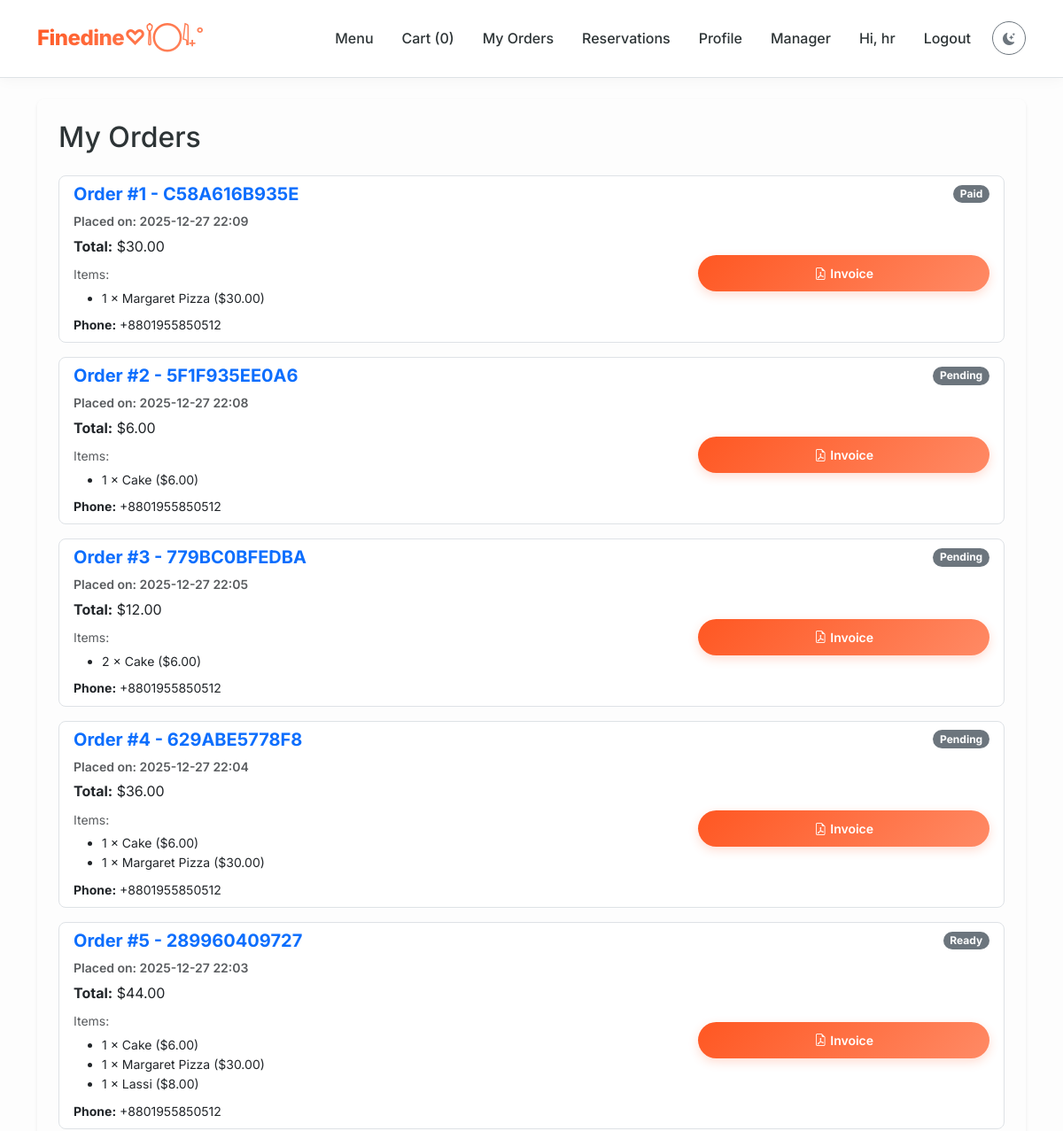
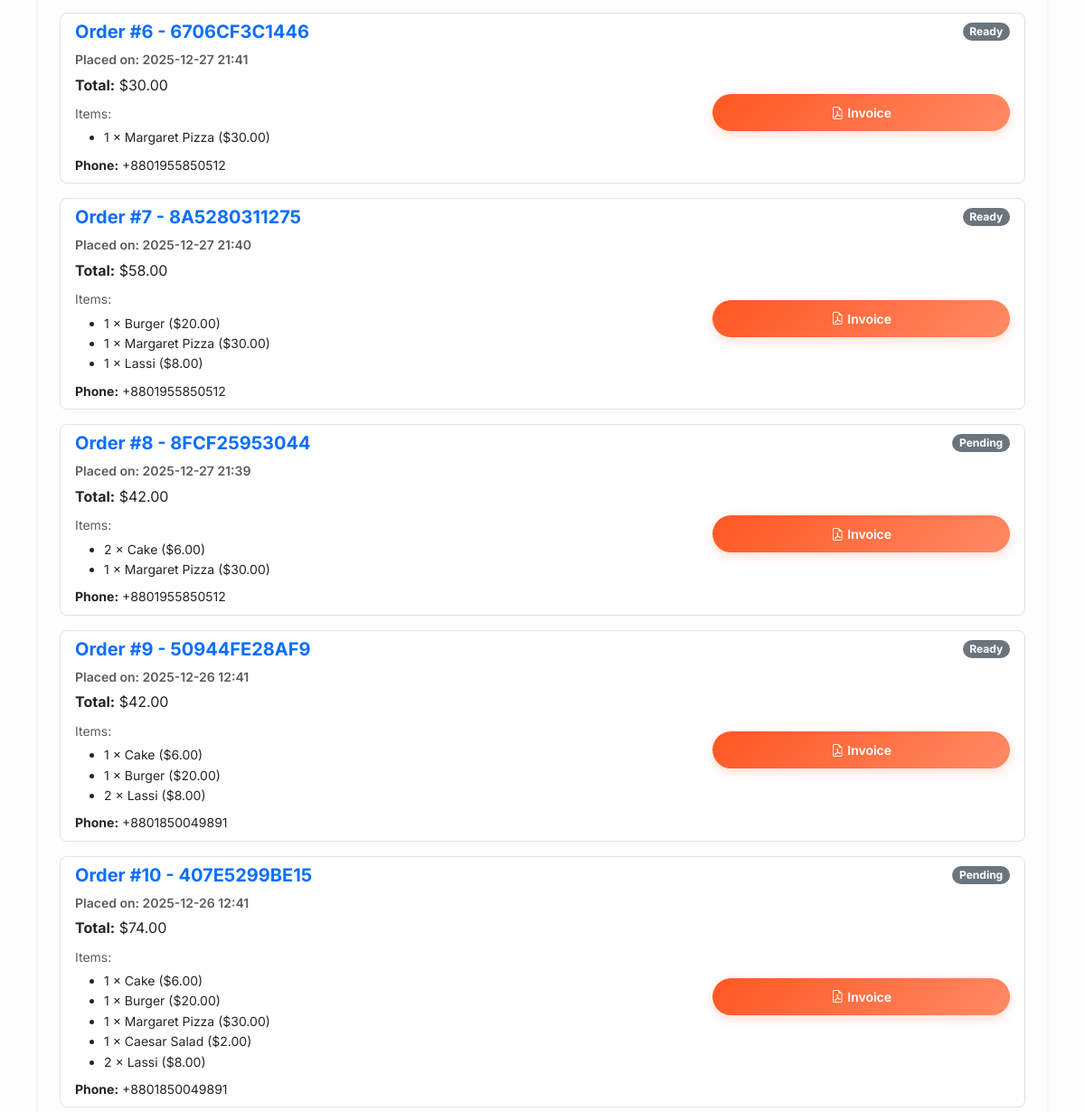
/user/my-orders (signed in, upper part), run on an earlier commit of the app's database (2 pictures, top to bottom).
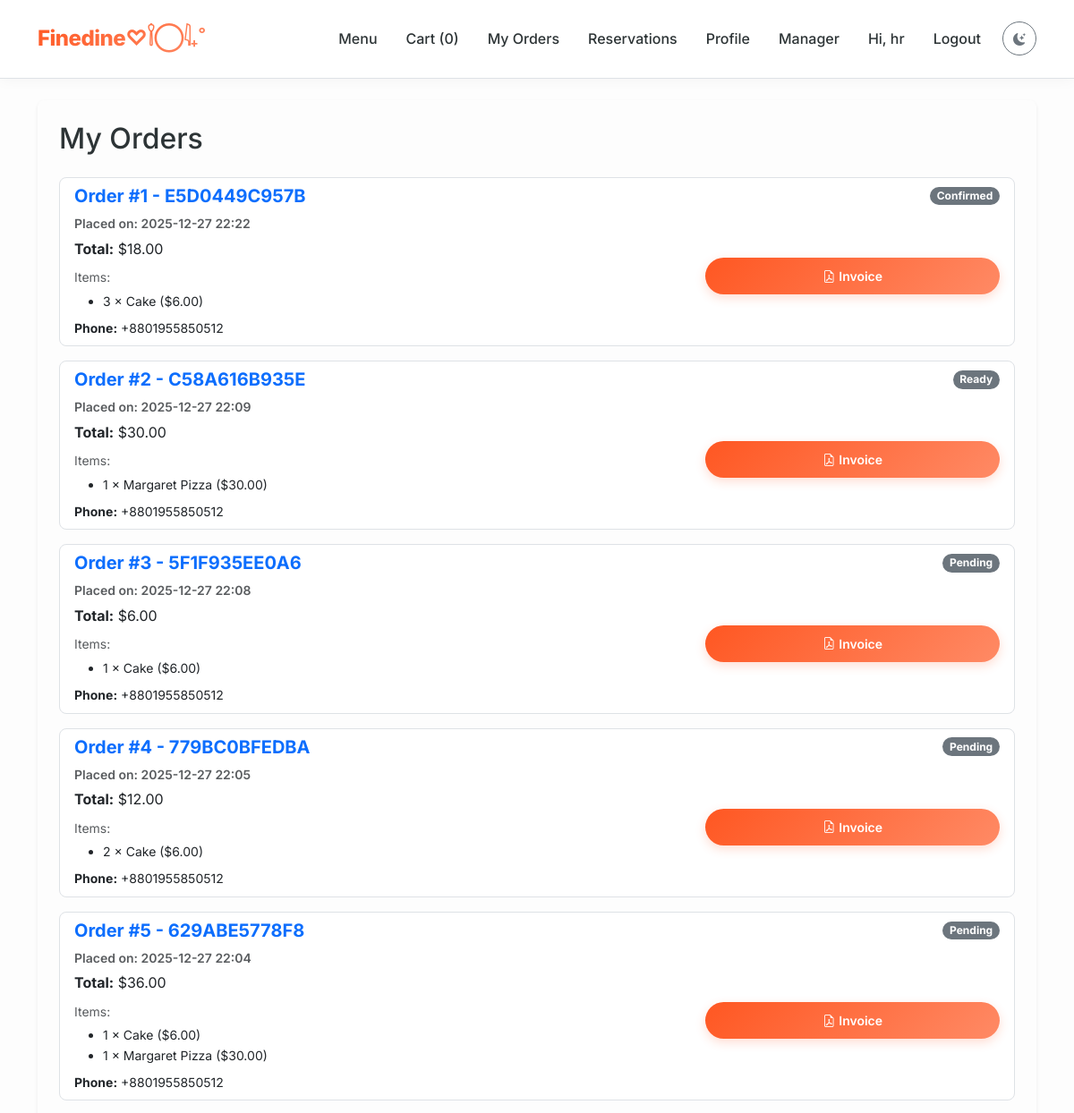
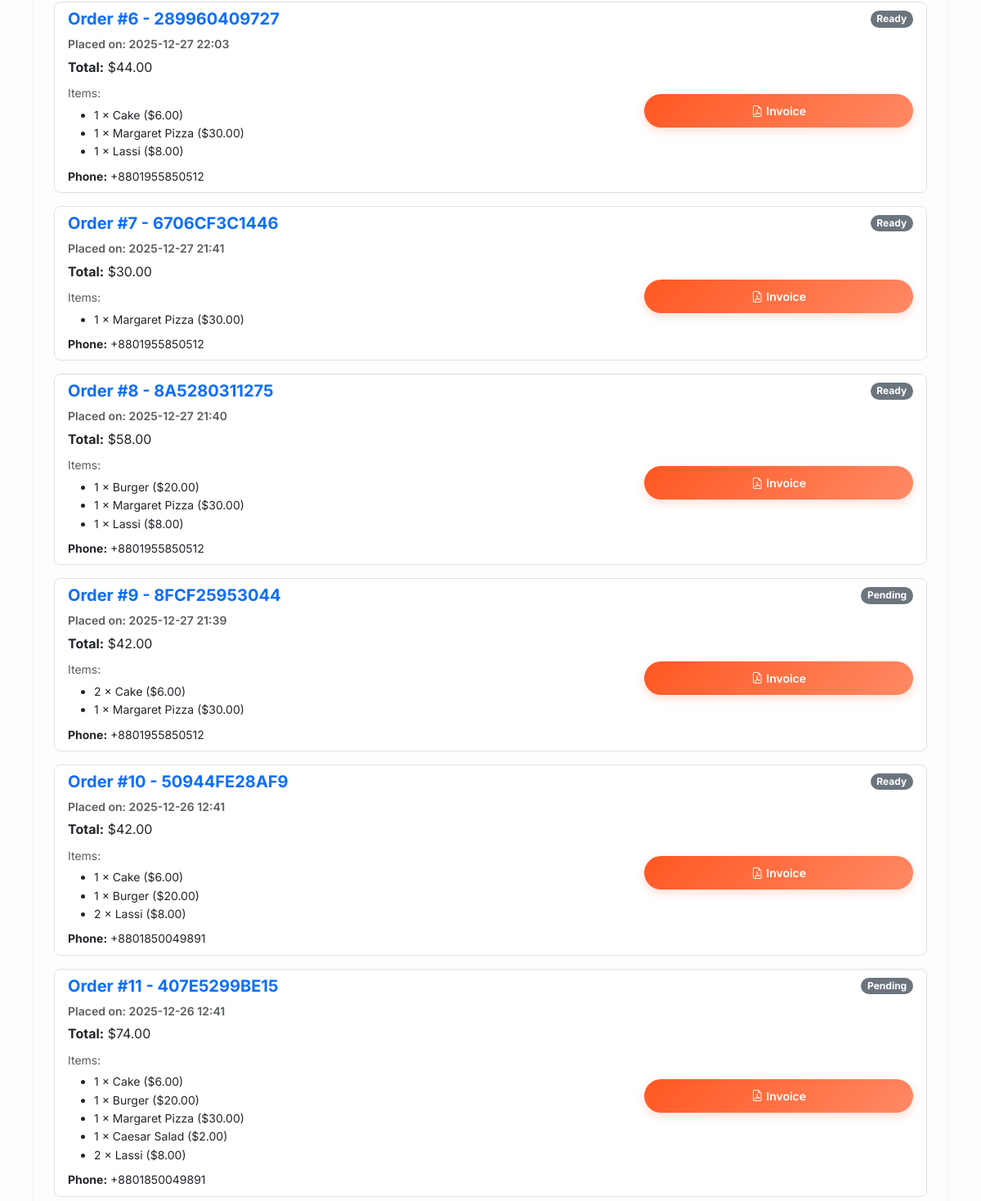
And on a later commit of the database (2 pictures, top to bottom).
### models/models.py (models this page shows, shortened)
class User(db.Model):
    id = db.Column(db.Integer, primary_key=True)
    username = db.Column(db.String(120), unique=True, nullable=False)
    member_id = db.Column(db.String(20), unique=True)  # Custom ID
    email = db.Column(db.String(200), unique=True)
    password = db.Column(db.String(255), nullable=False)
    full_name = db.Column(db.String(200))
    phone = db.Column(db.String(50))
    address_district = db.Column(db.String(100))
    address_city = db.Column(db.String(100))
    address_street = db.Column(db.String(200))
    profile_image = db.Column(db.String(200))  # image filename
    reset_token = db.Column(db.String(100), nullable=True)
    reset_token_expiry = db.Column(db.DateTime, nullable=True)
    role = db.Column(db.Enum('admin', 'manager', 'cashier', 'waiter', 'chef', 'customer', name='user_roles'), default='customer')
    email_verified = db.Column(db.Boolean, default=False)
    email_verification_code = db.Column(db.String(10), nullable=True)
    created_at = db.Column(db.DateTime, default=get_dhaka_time)
    orders = db.relationship('Order', backref='user', lazy=True)
    reservations = db.relationship('Reservation', backref='user', lazy=True)
    ratings = db.relationship('Rating', backref='user', lazy=True)
    staff_shifts = db.relationship('StaffShift', backref='user', lazy=True)
    staff_shifts = db.relationship('StaffShift', backref='user', lazy=True)

class Order(db.Model):
    __tablename__ = 'orders'
    id = db.Column(db.Integer, primary_key=True)
    unique_order_number = db.Column(db.String(12), unique=True, nullable=False, default=lambda: str(uuid.uuid4().hex[:12]).upper())
    user_id = db.Column(db.Integer, db.ForeignKey('user.id'), nullable=False)
    items = db.Column(db.Text, nullable=False)  # JSON string of items
    total = db.Column(db.Float, nullable=False)
    status = db.Column(db.String(50), default='Placed')
    payment_status = db.Column(db.String(20), default='pending')
    payment_method = db.Column(db.String(20), nullable=True)
    discount = db.Column(db.Float, default=0.0)
    order_type = db.Column(db.Enum('dine_in', 'takeaway', name='order_type'), default='dine_in')
    phone = db.Column(db.String(50), nullable=False)
    address_district = db.Column(db.String(100), nullable=False)
    address_city = db.Column(db.String(100), nullable=False)
    address_street = db.Column(db.String(255), nullable=False)
    created_at = db.Column(db.DateTime, default=get_dhaka_time)
    items_parsed = db.Column(db.PickleType)

class MenuItem(db.Model):
    id = db.Column(db.Integer, primary_key=True)
    name = db.Column(db.String(150), nullable=False)
    price = db.Column(db.Float, nullable=False, default=0.0)
    category = db.Column(db.String(100), nullable=True)
    ingredients = db.Column(db.String(400), nullable=True)
    availability = db.Column(db.Boolean, default=True)
    image = db.Column(db.String(300), nullable=True)
    stock_quantity = db.Column(db.Integer, default=0)
    low_stock_threshold = db.Column(db.Integer, default=5)
    ratings = db.relationship('Rating', backref='menu_item', lazy=True, cascade="all, delete-orphan")

### routes/user.py (the view)
@user_bp.route('/my-orders')
def orders():
    if 'user_id' not in session:
        return redirect(url_for('auth.login'))
    user = User.query.get(session['user_id'])
    my_orders = Order.query.filter_by(user_id=user.id).order_by(Order.created_at.desc()).all()
    for o in my_orders:
        try:
             o.items_parsed = json.loads(o.items)
        except:
             o.items_parsed = []
    return render_template('orders.html', orders=my_orders)

### app.py (called while the page is built)
@app.before_request
def refresh_user_session():
    if 'user_id' in session:
        user = User.query.get(session['user_id'])
        if user:
            session['role'] = user.role
            session['is_admin'] = (user.role == 'admin')
            session['username'] = user.username
        else:
            session.clear()

@app.context_processor
def inject_global_data():
    cart = session.get('cart', {})
    count = sum(cart.values()) if isinstance(cart, dict) else 0
    @cache.cached(timeout=300, key_prefix='best_rated_item_context')
    def get_best_rated_item():
        all_items = MenuItem.query.options(db.joinedload(MenuItem.ratings)).all()
        best_item = None
        max_avg = 0
        for it in all_items:
            ratings = it.ratings
            if not ratings:
                avg = 0
            else:
                avg = round(sum(r.score for r in ratings) / len(ratings), 1)
            if avg > max_avg:
                max_avg = avg
                best_item = it
        return best_item
    return dict(cart_count=count, best_rated_item=get_best_rated_item())

### templates/orders.html (shortened to what this page needs)
{% extends 'base.html' %}
{% block content %}
<div class="light-mode-card p-4 rounded-3 shadow-sm mb-5 animate-on-scroll">
  <h2 class="mb-4">My Orders</h2>
  <div class="list-group">
    {% for o in orders %}
    <div class="list-group-item list-group-item-action mb-3 rounded-3 border">
      <div class="d-flex w-100 justify-content-between align-items-center mb-2">
        <h5 class="mb-0 fw-bold text-primary">
          Order #{{ loop.index }} - {{ o.unique_order_number }}
        </h5>
        <span class="badge bg-secondary rounded-pill">{{ o.status }}</span>
      </div>
      <div class="row">
        <div class="col-md-8">
          <p class="mb-1 fw-semibold text-muted small">
            Placed on: {{ o.created_at.strftime('%Y-%m-%d %H:%M') }}
          </p>
          <p class="mb-2"><strong>Total:</strong> ${{ '%.2f'|format(o.total) }}</p>
          <small class="text-muted d-block mb-1">Items:</small>
          <ul class="small mb-2">
            {% for it in o.items_parsed %}
            <li>{{ it['qty'] }} × {{ it['name'] }} (${{ '%.2f'|format(it['price']) }})</li>
            {% endfor %}
          </ul>
          <p class="small mb-0"><strong>Phone:</strong> {{ o.phone }}</p>
        </div>
        <div class="col-md-4 text-md-end mt-3 mt-md-0 d-flex flex-column justify-content-center">
          <a href="{{ url_for('orders.download_invoice', order_id=o.id) }}" target="_blank"
            class="btn btn-sm btn-primary">
            <i class="bi bi-file-earmark-pdf me-1"></i>Invoice
          </a>
        </div>
      </div>
    </div>
    {% else %}
    <div class="alert alert-light border-0 py-4 text-center">
      <i class="bi bi-bag-x display-4 d-block mb-3 text-muted"></i>
      You have no orders yet.
    </div>
    {% endfor %}
  </div>
</div>
{% endblock %}

### templates/base.html (shortened to what this page needs)
<!doctype html>
<html lang="en">
<head>
  <link href="https://cdn.jsdelivr.net/npm/bootstrap@5.3.2/dist/css/bootstrap.min.css" rel="stylesheet">
  <link rel="stylesheet" href="https://cdn.jsdelivr.net/npm/bootstrap-icons@1.11.1/font/bootstrap-icons.css">
  <link href="{{ url_for('static', filename='css/main.css') }}" rel="stylesheet">
</head>
<body class="d-flex flex-column min-vh-100">
  <nav class="navbar navbar-expand-lg navbar-light bg-white border-bottom sticky-top">
    <div class="container">
      <a class="navbar-brand nav-brand" href="{{ url_for('main.index') }}">Finedine♡𓌉◯𓇋₊˚</a>
      <div class="collapse navbar-collapse" id="navCollapse">
        <ul class="navbar-nav ms-auto align-items-center">
          <li class="nav-item"><a class="nav-link" href="{{ url_for('main.menu') }}">Menu</a></li>
          <li class="nav-item">
            <a class="nav-link" href="{{ url_for('cart.view_cart') }}">
              Cart (<span id="cart-count">{{ cart_count }}</span>)
            </a>
          </li>
          {% if session.get('username') %}
          <li class="nav-item"><a class="nav-link" href="{{ url_for('user.orders') }}">My Orders</a></li>
          <li class="nav-item"><a class="nav-link" href="{{ url_for('reservations.my_reservations') }}">Reservations</a>
          </li>
          <li class="nav-item"><a class="nav-link" href="{{ url_for('user.profile') }}">Profile</a></li>
          {% if session.get('role') == 'admin' or session.get('is_admin') %}
          <li class="nav-item">
            <a class="nav-link" href="{{ url_for('admin.index') }}">Admin</a>
          </li>
          {% elif session.get('role') == 'manager' %}
          <li class="nav-item">
            <a class="nav-link" href="{{ url_for('employees.attendance') }}">Manager</a>
          </li>
          {% endif %}
          <li class="nav-item"><span class="nav-link disabled">Hi, {{ session.get('username') }}</span></li>
          <li class="nav-item"><a class="nav-link" href="{{ url_for('auth.logout') }}">Logout</a></li>
          {% else %}
          <li class="nav-item"><a class="nav-link" href="{{ url_for('auth.login') }}">Login</a></li>
          <li class="nav-item"><a class="nav-link" href="{{ url_for('auth.register') }}">Register</a></li>
          {% endif %}
          <li class="nav-item ms-2">
            <button id="theme-toggle" class="btn btn-sm btn-outline-secondary rounded-circle"
              style="width: 38px; height: 38px; padding: 0;">
              <i class="bi bi-moon-stars-fill"></i>
            </button>
          </li>
        </ul>
      </div>
    </div>
  </nav>
  <main class="container my-4">
    {% block content %}{% endblock %}
  </main>
</body>
</html>

### static/css/main.css (style rules this page uses)
:root { --primary-color: #ff5722; --primary-hover: #e64a19; --secondary-color: #2d3436; --accent-color: #ff9f43; --background-bg: #fdfdfd; --card-bg: #ffffff; --text-main: #2d3436; --text-muted: #636e72; --primary-gradient: linear-gradient(135deg, #ff5722 0%, #ff8a65 100%); --hero-gradient: linear-gradient(120deg, rgba(255, 87, 34, 0.9), rgba(255, 159, 67, 0.9)); --shadow-sm: 0 4px 12px rgba(0, 0, 0, 0.06); --shadow-md: 0 10px 25px rgba(0, 0, 0, 0.1); --shadow-lg: 0 20px 50px rgba(0, 0, 0, 0.15); --radius-md: 12px; --radius-lg: 20px; --radius-pill: 50px; --transition-fast: 0.2s cubic-bezier(0.25, 0.46, 0.45, 0.94); --transition-smooth: 0.4s cubic-bezier(0.165, 0.84, 0.44, 1); --transition-premium: 0.6s cubic-bezier(0.22, 1, 0.36, 1); }
body { font-family: 'Inter', system-ui, -apple-system, sans-serif; background-color: var(--background-bg); color: var(--text-main); line-height: 1.6; -webkit-font-smoothing: antialiased; transition: background-color 0.3s ease, color 0.3s ease; }
.animate-on-scroll { opacity: 0; transform: translateY(20px); transition: opacity 0.6s ease-out, transform 0.6s ease-out; }
.animate-on-scroll.is-visible { opacity: 1; transform: translateY(0); }
.navbar { backdrop-filter: blur(10px); background-color: rgba(255, 255, 255, 0.85) !important; box-shadow: 0 2px 15px rgba(0, 0, 0, 0.04); padding: 1.2rem 0; transition: all var(--transition-smooth); }
.navbar-collapse { transition: all 0.1s ease-in-out; }
.nav-brand { font-weight: 800; letter-spacing: -0.5px; background: var(--primary-gradient); background-clip: text; -webkit-background-clip: text; -webkit-text-fill-color: transparent; font-size: 1.5rem; }
.navbar-nav .nav-link { font-weight: 500; color: var(--text-main) !important; margin: 0 8px; position: relative; transition: color var(--transition-fast); }
.nav-link, .nav-brand { -webkit-tap-highlight-color: transparent; }
.navbar-nav .nav-link::after { content: ""; position: absolute; left: 50%; bottom: -4px; width: 0%; height: 2px; background-color: var(--primary-color); transition: all 0.3s ease; transform: translateX(-50%); }
.btn-primary { background: var(--primary-gradient); border: none; border-radius: var(--radius-pill); padding: 10px 24px; font-weight: 600; box-shadow: 0 4px 12px rgba(255, 87, 34, 0.2); transition: transform var(--transition-fast), box-shadow var(--transition-fast); }

What changed in the data, as far as the page shows it:
added Order: unique_order_number "E5D0449C957B", status "Confirmed", created_at "2025-12-27 22:22", total "18.00", phone "+8801955850512", MenuItem (qty "3", name "Cake", price "6.00")
changed Order (number 2 of 11 on the later page): status "Paid" → "Ready"
